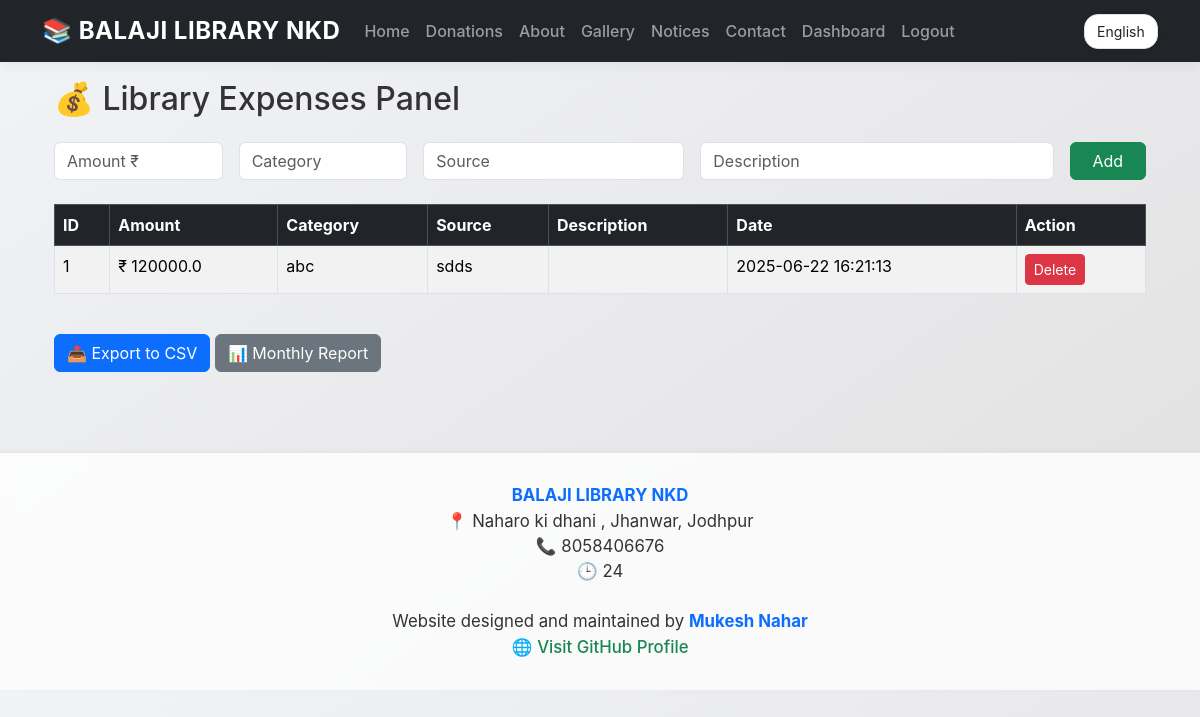
/expenses (signed in), run on the app's committed database.
### tables this page shows
CREATE TABLE settings (
    id INTEGER PRIMARY KEY AUTOINCREMENT,
    total_seats INTEGER DEFAULT 60
, library_name TEXT, library_address TEXT, library_phone TEXT, opening_hours TEXT, about TEXT);

CREATE TABLE expenses (
    id INTEGER PRIMARY KEY AUTOINCREMENT,
    amount REAL,
    category TEXT,
    source TEXT,
    description TEXT,
    date TEXT
);

### app.py (the view)
@app.route('/expenses')
def expenses():
    if 'admin' in session:
        conn = sqlite3.connect(DB_PATH)
        conn.row_factory = sqlite3.Row
        cur = conn.cursor()
        cur.execute("SELECT * FROM expenses ORDER BY date DESC")
        expenses = cur.fetchall()
        conn.close()
        return render_template('bill_panel.html', title="Library Expenses", expenses=expenses)
    flash("Please login as admin!", "danger")
    return redirect(url_for('admin_login'))

### app.py (called while the page is built)
@app.context_processor
def inject_library_settings():
    conn = sqlite3.connect(DB_PATH)
    conn.row_factory = sqlite3.Row
    cur = conn.cursor()
    cur.execute("SELECT * FROM settings LIMIT 1")
    settings = cur.fetchone()
    conn.close()
    return dict(library_settings=settings)

### templates/bill_panel.html (shortened to what this page needs)
{% extends "layout.html" %}
{% block content %}
<div class="container mt-4">
  <h2 class="mb-4">💰 Library Expenses Panel</h2>
  <form method="POST" action="{{ url_for('add_expense') }}">
    <div class="row g-3 mb-4">
      <div class="col-md-2">
        <input type="number" name="amount" class="form-control" placeholder="Amount ₹" required>
      </div>
      <div class="col-md-2">
        <input type="text" name="category" class="form-control" placeholder="Category" required>
      </div>
      <div class="col-md-3">
        <input type="text" name="source" class="form-control" placeholder="Source" required>
      </div>
      <div class="col-md-4">
        <input type="text" name="description" class="form-control" placeholder="Description">
      </div>
      <div class="col-md-1">
        <button class="btn btn-success w-100">Add</button>
      </div>
    </div>
  </form>
  <div class="table-responsive">
    <table class="table table-bordered table-hover table-striped">
      <thead class="table-dark">
        <tr>
          <th>ID</th>
          <th>Amount</th>
          <th>Category</th>
          <th>Source</th>
          <th>Description</th>
          <th>Date</th>
          <th>Action</th>
        </tr>
      </thead>
      <tbody>
        {% for e in expenses %}
        <tr>
          <td>{{ e.id }}</td>
          <td>₹ {{ e.amount }}</td>
          <td>{{ e.category }}</td>
          <td>{{ e.source }}</td>
          <td>{{ e.description }}</td>
          <td>{{ e.date }}</td>
          <td>
            <a href="{{ url_for('delete_expense', expense_id=e.id) }}" class="btn btn-sm btn-danger"
               onclick="return confirm('Are you sure you want to delete this?')">Delete</a>
          </td>
        </tr>
        {% endfor %}
      </tbody>
    </table>
  </div>
  <div class="mt-4">
    <a href="{{ url_for('export_expenses') }}" class="btn btn-primary">📤 Export to CSV</a>
    <a href="{{ url_for('monthly_report') }}" class="btn btn-secondary">📊 Monthly Report</a>
  </div>
</div>
{% endblock %}

### templates/layout.html (shortened to what this page needs)
<!DOCTYPE html>
<html lang="en">
<head>
  <link href="https://cdn.jsdelivr.net/npm/bootstrap@5.3.2/dist/css/bootstrap.min.css" rel="stylesheet">
</head>
<body>
<nav class="navbar navbar-expand-lg navbar-dark bg-dark fixed-top">
  <div class="container">
    <a class="navbar-brand fw-bold" href="{{ url_for('index') }}">
      📚 {{ library_settings.library_name or 'Balaji Library' }}
    </a>
    <div class="collapse navbar-collapse" id="navbarNav">
      <ul class="navbar-nav me-auto mb-2 mb-lg-0">
        <li class="nav-item"><a class="nav-link" href="{{ url_for('index') }}">Home</a></li>
        <li class="nav-item"><a class="nav-link" href="{{ url_for('donations') }}"> Donations</a></li>
        <li class="nav-item"><a class="nav-link" href="{{ url_for('about') }}">About</a></li>
        <li class="nav-item"><a class="nav-link" href="{{ url_for('gallery') }}">Gallery</a></li>
        <li class="nav-item"><a class="nav-link" href="{{ url_for('notice_board') }}"> Notices</a></li>
        <li class="nav-item"><a class="nav-link" href="{{ url_for('contact') }}">Contact</a></li>
        {% if session.get('admin') %}
        <li class="nav-item"><a class="nav-link" href="{{ url_for('dashboard') }}">Dashboard</a></li>
        <li class="nav-item"><a class="nav-link" href="{{ url_for('logout') }}">Logout</a></li>
        {% elif session.get('student') %}
        <li class="nav-item"><a class="nav-link" href="{{ url_for('logout') }}">Logout</a></li>
        {% else %}
        <li class="nav-item"><a class="nav-link" href="{{ url_for('student_login') }}">Student Login</a></li>
        <li class="nav-item"><a class="nav-link" href="{{ url_for('admin_login') }}">Admin Login</a></li>
        {% endif %}
      </ul>
      <div class="lang-switcher d-flex align-items-center">
        <form method="POST" action="{{ url_for('set_language') }}">
          <select name="lang" onchange="this.form.submit()" class="form-select form-select-sm">
            <option value="en" {% if session.get('lang') == 'en' %}selected{% endif %}>English</option>
          </select>
        </form>
      </div>
    </div>
  </div>
</nav>
<div class="container" style="margin-top: 80px;">
  {% block content %}
  {% endblock %}
</div>
<footer>
  <strong>{{ library_settings.library_name or 'Balaji Library' }}</strong><br>
  📍 {{ library_settings.library_address or 'Address not set' }}<br>
  📞 {{ library_settings.library_phone or 'Phone not set' }}<br>
  🕒 {{ library_settings.opening_hours or 'Timing not set' }}<br>
  <br>
   Website designed and maintained by <strong>Mukesh Nahar</strong><br>
  🌐 <a href="https://github.com/mu119" target="_blank">Visit GitHub Profile</a>
</footer>
</body>
</html>

### templates/layout.html (style rules this page uses)
body { font-family: "SF Pro Display", -apple-system, BlinkMacSystemFont, "Segoe UI", Roboto, Oxygen, Ubuntu, Cantarell, sans-serif; background: linear-gradient(145deg, #f2f3f7, #e0e0e0); color: #333; }
.navbar { box-shadow: 0 4px 12px rgba(0, 0, 0, 0.05); backdrop-filter: blur(10px); background: rgba(0, 0, 0, 0.8); }
.navbar-brand { font-weight: 700; font-size: 1.5rem; letter-spacing: 0.5px; }
.nav-link { font-weight: 500; padding: 8px 16px; border-radius: 12px; transition: background 0.3s ease; }
.lang-switcher select { border-radius: 14px; padding: 6px 12px; background: #fff; border: 1px solid #dee2e6; box-shadow: 0 2px 6px rgba(0,0,0,0.05); }
.container { animation: fadeIn 0.4s ease-in-out; }
footer { background: rgba(255, 255, 255, 0.8); backdrop-filter: blur(5px); margin-top: 80px; border-top: 1px solid #e4e4e4; box-shadow: 0 -1px 6px rgba(0, 0, 0, 0.03); padding: 30px 0; font-size: 1.05rem; text-align: center; }
footer strong { color: #0d6efd; }
footer a { color: #198754; text-decoration: none; font-weight: 500; }

### data on the page
settings: library_name "BALAJI LIBRARY NKD", library_address "Naharo ki dhani , Jhanwar, Jodhpur", library_phone "8058406676", opening_hours "24"
expenses: id "1", amount "120000.0", category "abc", source "sdds", date "2025-06-22 16:21:13"
